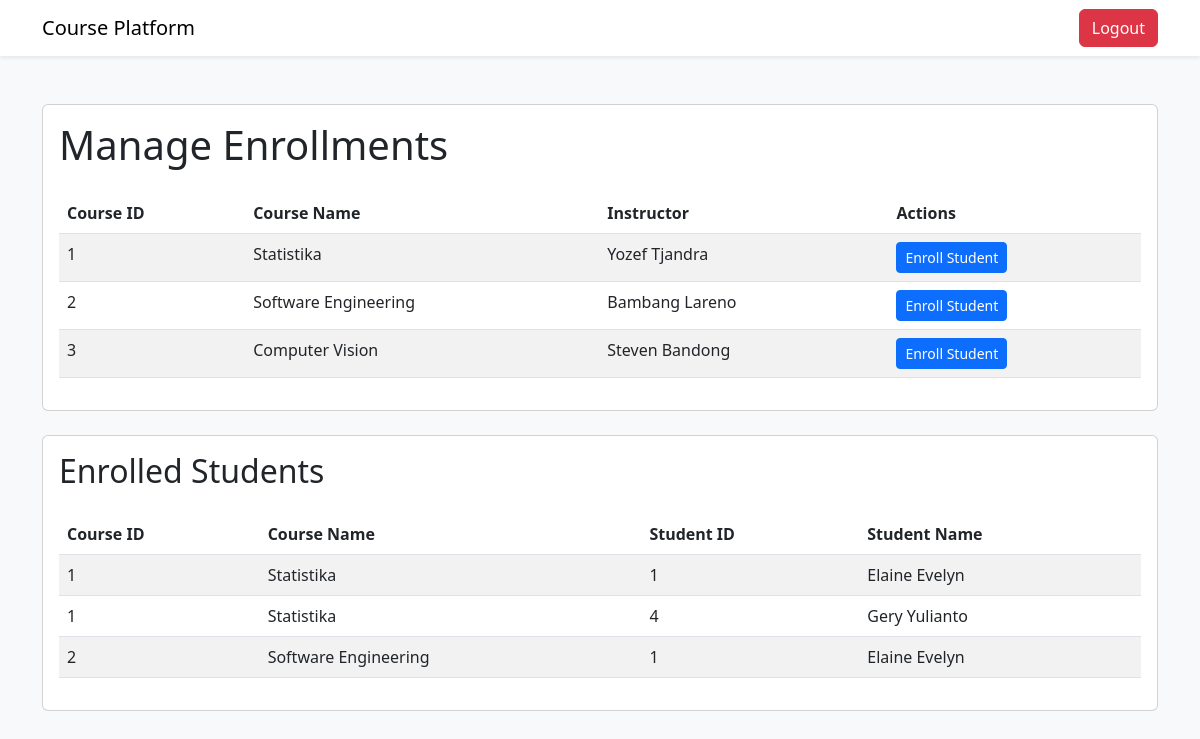
/admin/manage-enrollments (signed in), run on an earlier commit of the app's database.
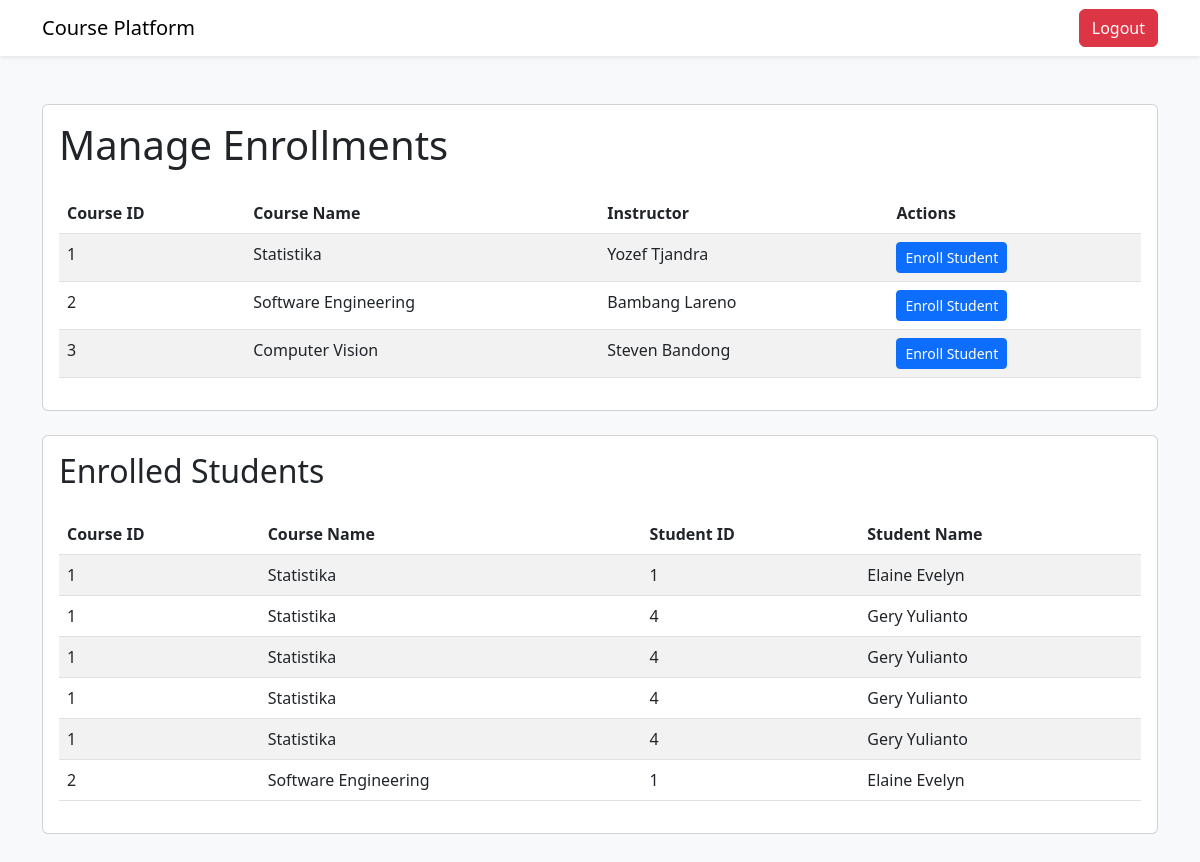
And on a later commit of the database.
### tables this page shows
CREATE TABLE kursus (
                id_kursus INTEGER PRIMARY KEY AUTOINCREMENT,
                id_instruktur INTEGER,
                nama_kursus TEXT NOT NULL,
                harga_kursus INT NOT NULL,
                FOREIGN KEY (id_instruktur) REFERENCES instruktur(id_instruktur)
            );

CREATE TABLE instruktur (
                id_instruktur INTEGER PRIMARY KEY AUTOINCREMENT,
                nama_instruktur TEXT NOT NULL,
                email TEXT NOT NULL,
                password TEXT NOT NULL
            );

CREATE TABLE peserta_has_kursus (
                id_peserta INTEGER,
                id_kursus INTEGER,
                FOREIGN KEY (id_peserta) REFERENCES peserta(id_peserta),
                FOREIGN KEY (id_kursus) REFERENCES kursus(id_kursus)
            );

CREATE TABLE peserta (
                id_peserta INTEGER PRIMARY KEY AUTOINCREMENT,
                email TEXT NOT NULL,
                nama_peserta TEXT NOT NULL,
                password TEXT NOT NULL,
                no_telpon TEXT NOT NULL,
                alamat TEXT NOT NULL,
                kota TEXT NOT NULL,
                provinsi TEXT NOT NULL,
                kode_pos INT NOT NULL,
                negara TEXT NOT NULL
            );

### features/auth.py (the view)
    def manage_enrollments(self):
        if not session.get('email') and session.get('role') != 'admin':
            return redirect('/login_admin')
        courses = query_db('SELECT * FROM kursus INNER JOIN instruktur ON kursus.id_instruktur = instruktur.id_instruktur')
        enrollments = query_db('SELECT * FROM peserta_has_kursus INNER JOIN peserta ON peserta_has_kursus.id_peserta = peserta.id_peserta INNER JOIN kursus ON peserta_has_kursus.id_kursus = kursus.id_kursus ORDER BY peserta_has_kursus.id_kursus, peserta_has_kursus.id_peserta')
        return render_template('manage_enrollments_page.html', enrollments=enrollments, courses=courses)

### database.py (called while the page is built)
def get_db():
    db = getattr(g, '_database', None)
    if db is None:
        db = g._database = sqlite3.connect(DATABASE)
        db.row_factory = sqlite3.Row
    return db

def query_db(query, args=(), one=False):
    cur = get_db().execute(query, args)
    rv = cur.fetchall()
    cur.close()
    get_db().commit()
    return (rv[0] if rv else None) if one else rv

### templates/manage_enrollments_page.html (shortened to what this page needs)
<!DOCTYPE html>
<html lang="en">
<head>
    <link href="https://cdn.jsdelivr.net/npm/bootstrap@5.3.0/dist/css/bootstrap.min.css" rel="stylesheet">
</head>
<body class="bg-light">
    <nav class="navbar navbar-expand-lg navbar-light bg-white shadow-sm">
        <div class="container">
            <a class="navbar-brand" href="/admin">Course Platform</a>
            <div class="d-flex">
                <a href="/logout" class="btn btn-danger">Logout</a>
            </div>
        </div>
    </nav>
    <div class="container py-5">
        <div class="card mb-4">
            <div class="card-body">
                <h1 class="card-title mb-4">Manage Enrollments</h1>
                <table class="table table-striped">
                    <thead>
                        <tr>
                            <th>Course ID</th>
                            <th>Course Name</th>
                            <th>Instructor</th>
                            <th>Actions</th>
                        </tr>
                    </thead>
                    <tbody>
                        {% for course in courses %}
                        <tr>
                            <td>{{ course.id_kursus }}</td>
                            <td>{{ course.nama_kursus }}</td>
                            <td>{{ course.nama_instruktur }}</td>
                            <td>
                                <a href="/admin/enroll-student/{{ course.id_kursus }}"
                                    class="btn btn-sm btn-primary">Enroll Student</a>
                            </td>
                        </tr>
                        {% endfor %}
                    </tbody>
                </table>
            </div>
        </div>
        <div class="card">
            <div class="card-body">
                <h2 class="card-title mb-4">Enrolled Students</h2>
                <table class="table table-striped">
                    <thead>
                        <tr>
                            <th>Course ID</th>
                            <th>Course Name</th>
                            <th>Student ID</th>
                            <th>Student Name</th>
                        </tr>
                    </thead>
                    <tbody>
                        {% for enrollment in enrollments %}
                        <tr>
                            <td>{{ enrollment.id_kursus }}</td>
                            <td>{{ enrollment.nama_kursus }}</td>
                            <td>{{ enrollment.id_peserta }}</td>
                            <td>{{ enrollment.nama_peserta }}</td>
                        </tr>
                        {% endfor %}
                    </tbody>
                </table>
            </div>
        </div>
    </div>
</body>
</html>

What changed in the data, as far as the page shows it:
added peserta_has_kursus: id_kursus "1", nama_kursus "Statistika", id_peserta "4", nama_peserta "Gery Yulianto"
added peserta_has_kursus: id_kursus "1", nama_kursus "Statistika", id_peserta "4", nama_peserta "Gery Yulianto"
added peserta_has_kursus: id_kursus "1", nama_kursus "Statistika", id_peserta "4", nama_peserta "Gery Yulianto"
